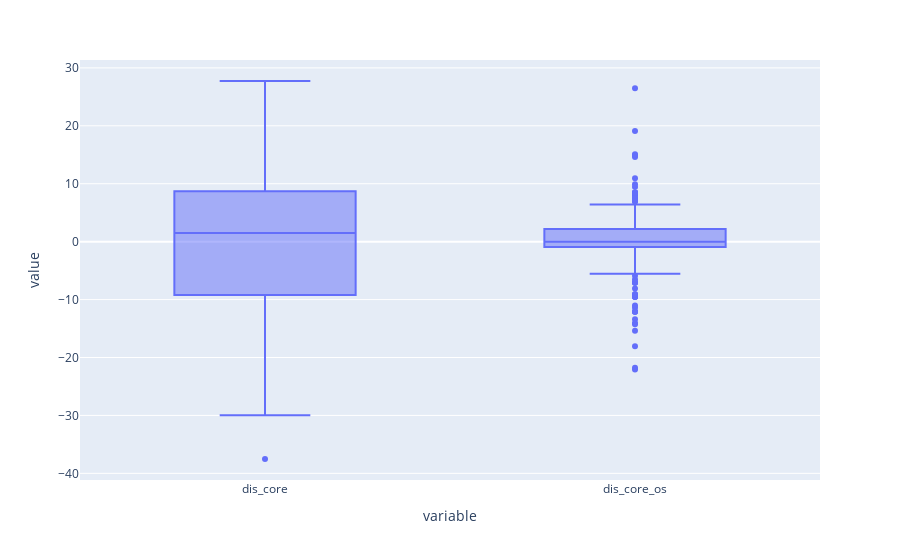

Notebook source saved alongside this figure:
### Code cell
px.box(plt2, y = ['dis_core',  'dis_core_os'])

### Figure 1 — Plotly figure (JSON) as saved in the notebook; plotly's stock layout.template omitted (floating-point values rounded to 4 significant figures; data arrays with more than 128 entries replaced by an {"elided": "..."} marker saying what was removed)
{"data": [{"alignmentgroup": "True", "hovertemplate": "variable=%{x}<br>value=%{y}<extra></extra>", "legendgroup": "", "marker": {"color": "#636efa"}, "name": "", "notched": false, "offsetgroup": "", "orientation": "v", "showlegend": false, "type": "box", "x": {"elided": "302 str values"}, "x0": " ", "xaxis": "x", "y": {"elided": "302 float values"}, "y0": " ", "yaxis": "y"}], "layout": {"boxmode": "group", "legend": {"tracegroupgap": 0}, "margin": {"t": 60}, "xaxis": {"anchor": "y", "domain": [0, 1], "title": {"text": "variable"}}, "yaxis": {"anchor": "x", "domain": [0, 1], "title": {"text": "value"}}}}
